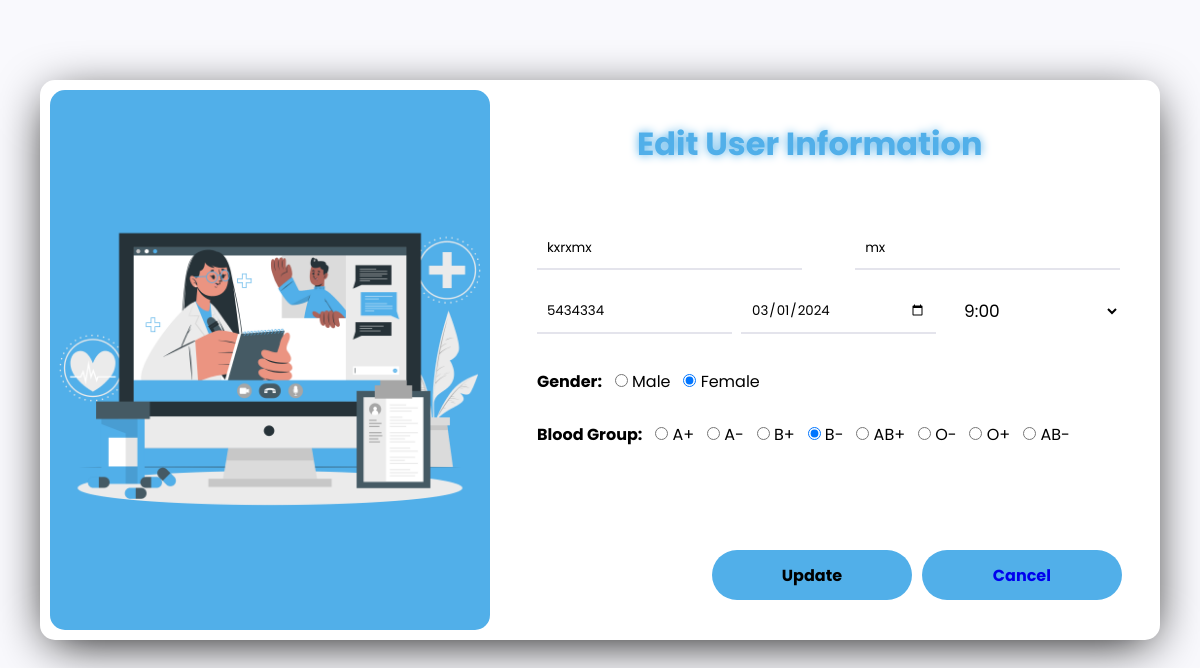
/edit.php?id=14, run on the app's committed database.
### tables this page shows
CREATE TABLE `patient_dr1` (
  `ID` int(100) NOT NULL,
  `first_name` varchar(255) NOT NULL,
  `last_name` varchar(255) NOT NULL,
  `gender` varchar(100) NOT NULL,
  `contact` int(100) NOT NULL,
  `date` date NOT NULL,
  `time` varchar(200) NOT NULL,
  `status` varchar(100) NOT NULL,
  `groupBlood` varchar(200) NOT NULL
);

### edit.php (the view, shortened to what this page needs)
<?php
include "db_conn.php";
$id=$_GET['id'];
?>
<!DOCTYPE html>
<html lang="en">
<head>
    <link rel="stylesheet" href="RV.css"/>
</head>
<body>
   <section id="appointment">
       <div class="container">
            <div class="formulaire">
                <h3>Edit User Information</h3>
                <?php
                    $sql = "SELECT * FROM `patient_dr1` WHERE ID = $id LIMIT 1";
                    $result = mysqli_query($conn, $sql);
                    $row = mysqli_fetch_assoc($result);
                ?>
                <form action="#" method="post">
                        <input value="<?php echo $row['first_name'] ?>" class="First-Name" name="First-Name" type="text" required="">
                        <input value="<?php echo $row['last_name'] ?>" class="Last-Name" name="Last-Name" type="text" required="">
                        <input value="<?php echo $row['contact'] ?>" class="numero-tel" name="numero-tel" type="text" required="">
                        <input name="date" class="date" type="date" required="" value="<?php echo $row['date'] ?>">
                        <select placeholder="<?php echo $row['time'] ?>" class="time" name="time" value="<?php echo $row['time'] ?>">
                            <option value="9:00">9:00</option>
                        </select>
                        <div class="form-group">
                            <label class="gender">Gender:</label>
                            <input type="radio" class="form-check-input" name="gender" id="male" value="male"  value="male" <?php echo ($row["gender"] == 'male') ? "checked" : ""; ?>>
                            <label for="male" class="form-input-label">Male</label>
                            <input type="radio" class="form-check-input" name="gender" id="female" value="female" <?php echo ($row["gender"] == 'female') ? "checked" : ""; ?>>
                            <label for="female" class="form-input-label">Female</label>
                         </div>
                         <div class="form-group">
                            <label class="gender">Blood Group:</label>
                            <input type="radio" class="form-check-input" name="groupBlood" id="A+" value="A+" <?php echo ($row["groupBlood"] == 'A+') ? "checked" : ""; ?>>
                            <label for="male" class="form-input-label">A+</label>
                            <input type="radio" class="form-check-input" name="groupBlood" id="A-" value="A-" <?php echo ($row["groupBlood"] == 'A-') ? "checked" : ""; ?>>
                            <label for="female" class="form-input-label">A-</label>
                            <input type="radio" class="form-check-input" name="groupBlood" id="B+" value="B+" <?php echo ($row["groupBlood"] == 'B+') ? "checked" : ""; ?>>
                            <label for="male" class="form-input-label">B+</label>
                            <input type="radio" class="form-check-input" name="groupBlood" id="B-" value="B-" <?php echo ($row["groupBlood"] == 'B-') ? "checked" : ""; ?>>
                            <label for="female" class="form-input-label">B-</label>
                            <input type="radio" class="form-check-input" name="groupBlood" id="AB+" value="AB+" <?php echo ($row["groupBlood"] == 'AB+') ? "checked" : ""; ?>>
                            <label for="male" class="form-input-label">AB+</label>
                            <input type="radio" class="form-check-input" name="groupBlood" id="O-" value="O-" <?php echo ($row["groupBlood"] == 'O-') ? "checked" : ""; ?>>
                            <label for="female" class="form-input-label">O-</label>
                            <input type="radio" class="form-check-input" name="groupBlood" id="O+" value="O+" <?php echo ($row["groupBlood"] == 'O+') ? "checked" : ""; ?>>
                            <label for="male" class="form-input-label">O+</label>
                            <input type="radio" class="form-check-input" name="groupBlood" id="AB-" value="AB-" <?php echo ($row["groupBlood"] == 'AB-') ? "checked" : ""; ?>>
                            <label for="female" class="form-input-label">AB-</label>
                         </div>
                         <div class="btnn">
                            <button   class="submit-btn" name="submit"><a  class="submit-btn">Update</a></button>
                            <button class="submit-btnn" name="submit"><a class="submit-btnn" href="dr1user.php">Cancel</a></button>
                         </div>
                </form>
            </div>
          <div class="formulaire-image">
             <img src="pic.png" alt="" />
          </div>
       </div>
   </section>
</body>
</html>

### RV.css (style rules this page uses)
* { margin: 0; padding: 0; text-decoration: none; font-family: "Poppins", sans-serif; }
body { background-color: #fff; }
section#appointment { background-color: #f9f9fd; padding: 80px 0; }
section#appointment .container { height: 540px; max-width: 1100px; margin: 0 auto; display: flex; justify-content: space-between; align-items: center; flex-direction: row-reverse; background-color: #fff; padding: 10px; border-radius: 15px; box-shadow: 0px 10px 50px -10px black; }
section#appointment .container .formulaire { width: 53%; margin-right: 30px; }
section#appointment .container .formulaire h3 { align-items: center; justify-content: center; font-size: 2em; color: #51afe9; margin-bottom: 50px; margin-left: 100px; filter: drop-shadow(0 0 5px #51afe9); }
section#appointment .container .formulaire-image { width: 40%; background-color: #51afe9; height: 100%; border-radius: 15px; display: flex; justify-content: center; align-items: center; }
section#appointment .container .formulaire-image img { height: 90%; }
section#appointment .container .formulaire form { display: flex; flex-wrap: wrap; justify-content: space-between; }
section#appointment .container .formulaire input { margin: 10px 0; padding: 10px; border: none; border-bottom: 2px solid #e4e4ec; transition: 0.2s; }
section#appointment .container .formulaire input.First-Name, section#appointment .container .formulaire input.Last-Name { width: 42%; }
section#appointment .container .formulaire input.numero-tel, section#appointment .container .formulaire input.date, section#appointment .container .formulaire input.horaire { width: 30%; }
.btnn { display: flex; align-items: center; justify-content: space-between; margin-left: 30%; }
section#appointment .container .formulaire button.submit-btn { width: 200px; height: 50px; border-radius: 50px; border: none; background-color: #51afe9; font-weight: bold; font-size: 1em; cursor: pointer; margin-top: 100px; outline: none; margin-right: 10px; }
section#appointment .container .formulaire button.submit-btnn { width: 200px; height: 50px; border-radius: 50px; border: none; background-color: #51afe9; font-weight: bold; font-size: 1em; cursor: pointer; margin-top: 100px; outline: none; }
section#appointment .container .formulaire select.time { background-color: rgba(255, 255, 255, 0.05); border: 1px solid rgba(255, 255, 255, 0.1); backdrop-filter: blur(20px); border: none; width: 30%; padding:10px 15px; font-size: 17px; margin:8px 0; border-radius: 9px; margin-bottom: 10px; }
section#appointment .container .formulaire .form-group { margin-top: 20px; }
section#appointment .container .formulaire .form-group .gender { font-weight: bold; }

### data on the page
patient_dr1: First-Name "kxrxmx", Last-Name "mx", numero-tel "5434334", date "03/01/2024", time "9:00", gender "☐ Male", gender "☑ Female", groupBlood "☑"
